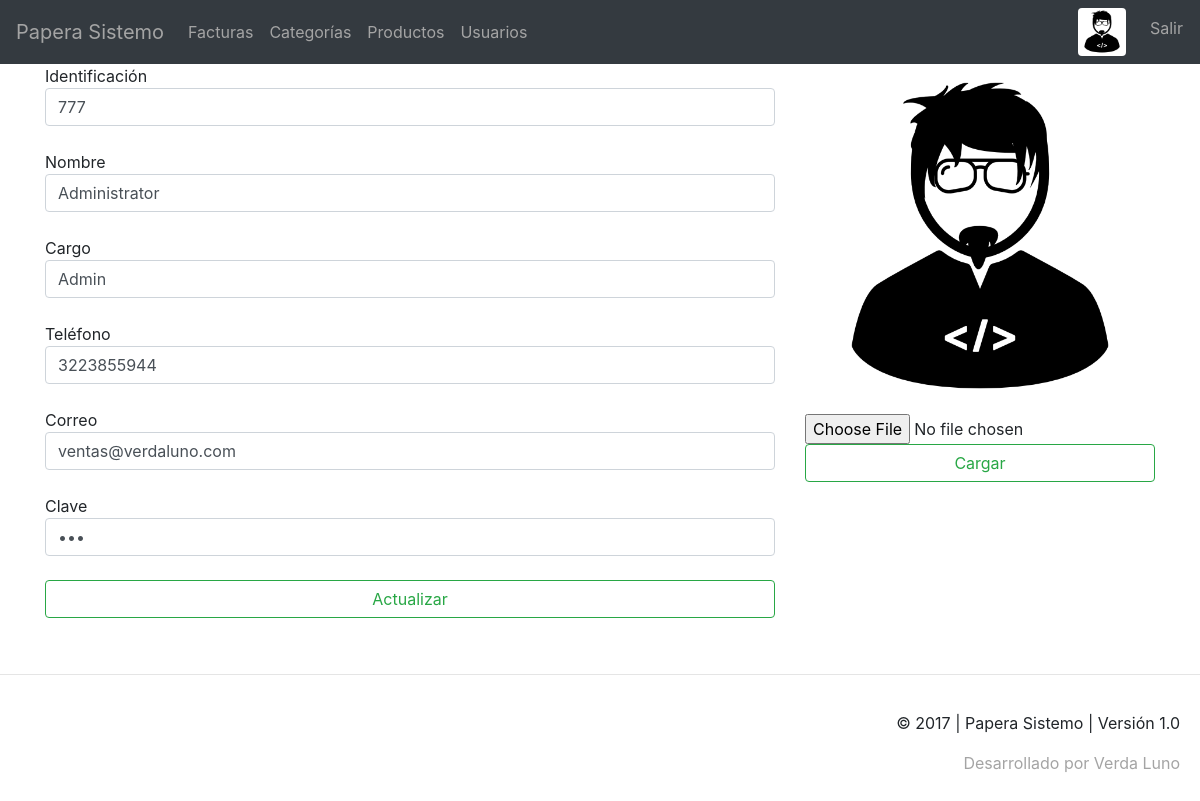
Screenshot of /ventanas/perfil.php (signed in) with the database file from the repository.
### tables this page shows
CREATE TABLE `usuarios` (
  `identificacion` varchar(20) NOT NULL,
  `nombre` varchar(30) NOT NULL,
  `cargo` varchar(30) NOT NULL,
  `telefono` varchar(20) NOT NULL,
  `correo` varchar(50) NOT NULL,
  `clave` varchar(50) NOT NULL
);

### abrir_conexion.php (called while the page is built, shortened)
<?php
    $tablausuarios = "usuarios";
?>

### ventanas/perfil.php (the view, shortened to what this page needs)
<?php
    include("header.php");
?>
    <div class="container">
        <div class="row">
            <div class="col-md-8">
                <?php
	include("../abrir_conexion.php");
		$resultados = mysqli_query($conexion,"SELECT * FROM $tablausuarios");
		while($consulta = mysqli_fetch_array($resultados)){
            $ide = $consulta['identificacion'];
			$nom = $consulta['nombre'];
			$car = $consulta['cargo'];
			$tel = $consulta['telefono'];
			$cor = $consulta['correo'];
			$cla = $consulta['clave'];
		}
		echo "<form method=\"POST\" action=\"perfil.php\">";
		echo "Identificación <input class=\"form-control\" type=\"text\" name=\"identi\" value=\"" . $ide . "\" ><br/>";
		echo "Nombre <input class=\"form-control\" type=\"text\" name=\"nombre\" value=\"" . $nom . "\" ><br/>";
		echo "Cargo <input class=\"form-control\" type=\"text\" name=\"cargo\" value=\"" . $car . "\" ><br/>";
		echo "Teléfono <input class=\"form-control\" type=\"text\" name=\"telefono\" value=\"" . $tel . "\" ><br/>";
		echo "Correo <input class=\"form-control\" type=\"text\" name=\"correo\" value=\"" . $cor . "\" ><br/>";
		echo "Clave <input class=\"form-control\" type=\"password\" name=\"clave\" value=\"" . $cla . "\" ><br/>";
		echo "<input name=\"btnap\" class=\"btn btn-block btn-outline-success\" type=\"submit\"  value=\"Actualizar\">";
		echo "</form>";
?>
            </div>
            <div class="col-md-4">
                <div>
                    <img src="../img/admin.png" width="100%"/>
                    <input type="file">
                    <input class="btn btn-block btn-outline-success" type="submit" value="Cargar">
                </div>
            </div>
        </div>
    </div>
<?php
    include("footer.php");
?>

### css/estilos.css (style rules this page uses)
body { max-width:100%; }

### rows the page displays
usuarios: identi "777", nombre "Administrator", cargo "Admin", telefono "3223855944", correo "ventas@verdaluno.com"
